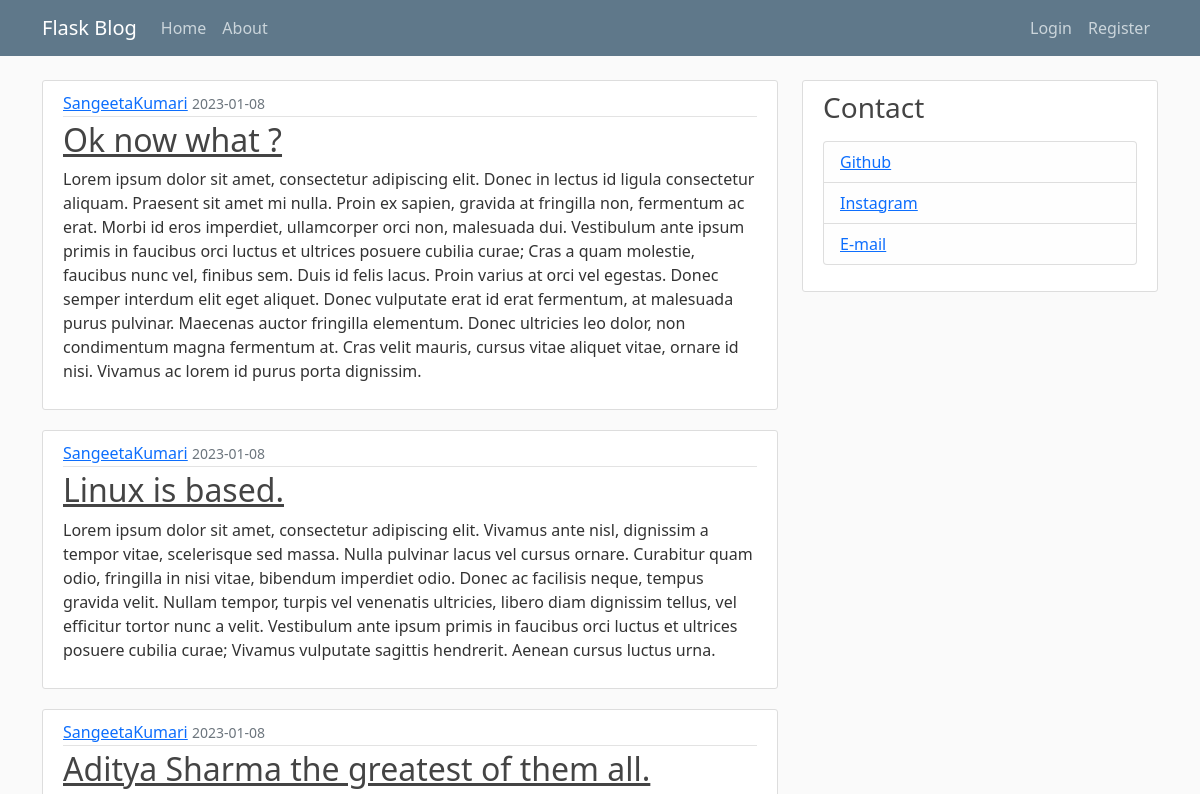
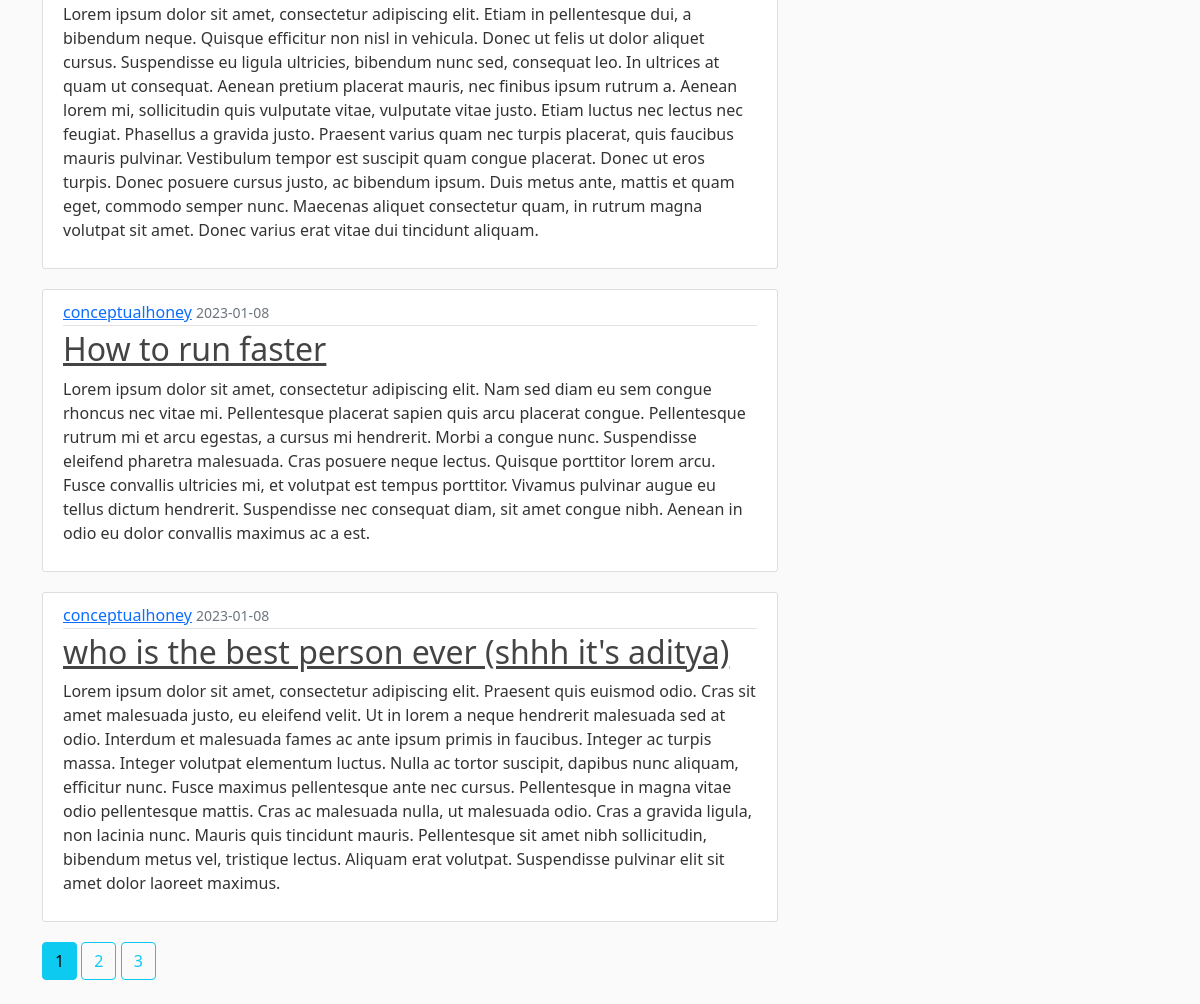
The page /home on the database its author committed (2 pictures, top to bottom).
### flaskblog/models.py (models this page shows, shortened)
class Post(db.Model):
    id = db.Column(db.Integer, primary_key=True)
    title = db.Column(db.String(100), nullable=False)
    date_posted = db.Column(db.DateTime, nullable=False, default=datetime.utcnow)
    content = db.Column(db.Text, nullable=False)
    user_id = db.Column(db.Integer, db.ForeignKey('user.id'), nullable=False)

class User(db.Model, UserMixin):
    id = db.Column(db.Integer, primary_key=True)
    username = db.Column(db.String(20), unique=True, nullable=False)
    email = db.Column(db.String(120), unique=True, nullable=False)
    image_file = db.Column(db.String(20), nullable=False, default='default.jpg')
    password = db.Column(db.String(60), nullable=False)
    posts = db.relationship('Post', backref='author', lazy=True)

### flaskblog/main/routes.py (the view)
@main.route("/")
@main.route("/home")
def home():
    page = request.args.get('page', 1, type=int)
    posts = Post.query.order_by(Post.date_posted.desc()).paginate(per_page=5, page=page)
    return render_template('home.html', posts=posts)

### flaskblog/templates/home.html
{% extends "layout.html" %}
{% block content %}
    {% for post in posts.items %}
    <article class="media content-section">
      <div class="media-body">
        <div class="article-metadata">
            <a class="mr-2" href="{{ url_for('users.user_posts', username=post.author.username)}}">{{ post.author.username }}</a>
          <small class="text-muted">{{ post.date_posted.strftime('%Y-%m-%d') }}</small>
        </div>
        <h2><a class="article-title" href="{{ url_for('posts.post', post_id=post.id )}}">{{ post.title }}</a></h2>
        <p class="article-content">{{ post.content }}</p>
      </div>
    </article>
    {% endfor %}
    {% for page_num in posts.iter_pages(left_edge=1, right_edge=1, left_current=1, right_current=2) %}
        {% if page_num %}
            {% if posts.page == page_num %}
                <a class="btn btn-info mb-4" href="{{ url_for('main.home', page=page_num) }}">{{ page_num }}</a>
            {% else %}
                <a class="btn btn-outline-info mb-4" href="{{ url_for('main.home', page=page_num) }}">{{ page_num }}</a>
            {% endif %}
        {% else %}
            ...
        {% endif %}
    {% endfor %}
{% endblock content %}

### flaskblog/templates/layout.html (shortened to what this page needs)
<!DOCTYPE html>
<html>
    <head>
    <link href="https://cdn.jsdelivr.net/npm/bootstrap@5.0.2/dist/css/bootstrap.min.css" rel="stylesheet">
    <link rel="stylesheet" type="text/css" href="{{ url_for('static', filename='main.css') }}">
    </head>
    <body>
        <header class="site-header">
            <nav class="navbar navbar-expand-md navbar-dark bg-steel fixed-top">
                <div class="container">
                    <a class="navbar-brand mr-4" href="/">Flask Blog</a>
                    <div class="collapse navbar-collapse" id="navbarToggle">
                        <div class="navbar-nav mr-auto">
                            <a class="nav-item nav-link" href="{{ url_for('main.home') }}">Home</a>
                            <a class="nav-item nav-link" href="{{ url_for('main.about') }}">About</a>
                        </div>
                        <div class="navbar-nav ms-auto">
                            {% if current_user.is_authenticated %}
                                <a class="nav-item nav-link" href="{{ url_for('posts.new_post') }}">New Post</a>
                                <a class="nav-item nav-link" href="{{ url_for('users.account') }}">Account</a>
                                <a class="nav-item nav-link" href="{{ url_for('users.logout') }}">Logout</a>
                            {% else %}
                                <a class="nav-item nav-link" href="{{ url_for('users.login') }}">Login</a>
                                <a class="nav-item nav-link" href="{{ url_for('users.register') }}">Register</a>
                            {% endif %}
                        </div>
                    </div>
                </div>
            </nav>
        </header>
        <main role="main" class="container">
            <div class="row">
                <div class="col-md-8">
                    {% block content %}{% endblock %}
                </div>
                <div class="col-md-4">
                    <div class="content-section">
                        <h3>Contact</h3>
                        <p class='text-muted'>
                        <ul class="list-group">
                            <li class="list-group-item list-group-item-light"><a href="https://github.com/AdityaSharma223/">Github</a></li>
                            <li class="list-group-item list-group-item-light"><a href="https://instagram.com/6conceptualhoney9/">Instagram</a></li>
                            <li class="list-group-item list-group-item-light"><a href="https://mailto:adusharma2004@gmail.com/">E-mail</a></li>
                        </ul>
                        </p>
                    </div>
                </div>
            </div>
        </main>
    </body>
</html>

### flaskblog/static/main.css (style rules this page uses)
body { background: #fafafa; color: #333333; margin-top: 5rem; }
h1, h2, h3, h4, h5, h6 { color: #444444; }
.bg-steel { background-color: #5f788a; }
.site-header .navbar-nav .nav-link { color: #cbd5db; }
.content-section { background: #ffffff; padding: 10px 20px; border: 1px solid #dddddd; border-radius: 3px; margin-bottom: 20px; }
.article-title { color: #444444; }
.article-content { white-space: pre-line; }
.article-metadata { padding-bottom: 1px; margin-bottom: 4px; border-bottom: 1px solid #e3e3e3 }

### rows shown on the page
Post: author.username "SangeetaKumari", date_posted "2023-01-08", title "Ok now what ?", content "Lorem ipsum dolor sit amet, consectetur adipiscing elit. Donec in lectus id ligula consectetur aliquam. Praesent sit amet mi nulla. Proin ex sapien, gravida at fringilla non, fermentum ac erat. Morbi id eros imperdiet, ullamcorper orci non, malesuada dui. Vestibulum ante ipsum primis in faucibus orci luctus et ultrices posuere cubilia curae; Cras a quam molestie, faucibus nunc vel, finibus sem. Duis id felis lacus. Proin varius at orci vel egestas. Donec semper interdum elit eget aliquet. Donec vulputate erat id erat fermentum, at malesuada purus pulvinar. Maecenas auctor fringilla elementum. Donec ultricies leo dolor, non condimentum magna fermentum at. Cras velit mauris, cursus vitae…"
Post: author.username "SangeetaKumari", date_posted "2023-01-08", title "Linux is based.", content "Lorem ipsum dolor sit amet, consectetur adipiscing elit. Vivamus ante nisl, dignissim a tempor vitae, scelerisque sed massa. Nulla pulvinar lacus vel cursus ornare. Curabitur quam odio, fringilla in nisi vitae, bibendum imperdiet odio. Donec ac facilisis neque, tempus gravida velit. Nullam tempor, turpis vel venenatis ultricies, libero diam dignissim tellus, vel efficitur tortor nunc a velit. Vestibulum ante ipsum primis in faucibus orci luctus et ultrices posuere cubilia curae; Vivamus vulputate sagittis hendrerit. Aenean cursus luctus urna."
Post: author.username "SangeetaKumari", date_posted "2023-01-08", title "Aditya Sharma the greatest of them all.", content "Lorem ipsum dolor sit amet, consectetur adipiscing elit. Etiam in pellentesque dui, a bibendum neque. Quisque efficitur non nisl in vehicula. Donec ut felis ut dolor aliquet cursus. Suspendisse eu ligula ultricies, bibendum nunc sed, consequat leo. In ultrices at quam ut consequat. Aenean pretium placerat mauris, nec finibus ipsum rutrum a. Aenean lorem mi, sollicitudin quis vulputate vitae, vulputate vitae justo. Etiam luctus nec lectus nec feugiat. Phasellus a gravida justo. Praesent varius quam nec turpis placerat, quis faucibus mauris pulvinar. Vestibulum tempor est suscipit quam congue placerat. Donec ut eros turpis. Donec posuere cursus justo, ac bibendum ipsum. Duis metus ante,…"
Post: author.username "conceptualhoney", date_posted "2023-01-08", title "How to run faster", content "Lorem ipsum dolor sit amet, consectetur adipiscing elit. Nam sed diam eu sem congue rhoncus nec vitae mi. Pellentesque placerat sapien quis arcu placerat congue. Pellentesque rutrum mi et arcu egestas, a cursus mi hendrerit. Morbi a congue nunc. Suspendisse eleifend pharetra malesuada. Cras posuere neque lectus. Quisque porttitor lorem arcu. Fusce convallis ultricies mi, et volutpat est tempus porttitor. Vivamus pulvinar augue eu tellus dictum hendrerit. Suspendisse nec consequat diam, sit amet congue nibh. Aenean in odio eu dolor convallis maximus ac a est."
Post: author.username "conceptualhoney", date_posted "2023-01-08", title "who is the best person ever (shhh it's aditya)", content "Lorem ipsum dolor sit amet, consectetur adipiscing elit. Praesent quis euismod odio. Cras sit amet malesuada justo, eu eleifend velit. Ut in lorem a neque hendrerit malesuada sed at odio. Interdum et malesuada fames ac ante ipsum primis in faucibus. Integer ac turpis massa. Integer volutpat elementum luctus. Nulla ac tortor suscipit, dapibus nunc aliquam, efficitur nunc. Fusce maximus pellentesque ante nec cursus. Pellentesque in magna vitae odio pellentesque mattis. Cras ac malesuada nulla, ut malesuada odio. Cras a gravida ligula, non lacinia nunc. Mauris quis tincidunt mauris. Pellentesque sit amet nibh sollicitudin, bibendum metus vel, tristique lectus. Aliquam erat volutpat.…"

### other values the page prints
{{ page_num }} "1"
{{ page_num }} "2" "3"
